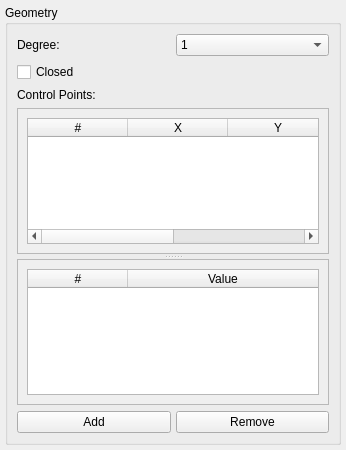
<?xml version="1.0" encoding="UTF-8"?>
<ui version="4.0">
 <class>LC_SplinePropertiesEditingWidget</class>
 <widget class="QWidget" name="LC_SplinePropertiesEditingWidget">
  <property name="geometry">
   <rect>
    <x>0</x>
    <y>0</y>
    <width>346</width>
    <height>450</height>
   </rect>
  </property>
  <property name="windowTitle">
   <string>Spline Properties Editor</string>
  </property>
  <property name="accessibleName">
   <string>Spline Properties Editor</string>
  </property>
  <property name="accessibleDescription">
   <string>Edit properties of a spline entity, including degree, closed state, control points, and knot vector</string>
  </property>
  <layout class="QVBoxLayout" name="verticalLayout">
   <property name="spacing">
    <number>5</number>
   </property>
   <property name="leftMargin">
    <number>5</number>
   </property>
   <property name="topMargin">
    <number>5</number>
   </property>
   <property name="rightMargin">
    <number>5</number>
   </property>
   <property name="bottomMargin">
    <number>5</number>
   </property>
   <item>
    <widget class="QGroupBox" name="groupBoxGeometry">
     <property name="sizePolicy">
      <sizepolicy hsizetype="Expanding" vsizetype="Expanding">
       <horstretch>0</horstretch>
       <verstretch>0</verstretch>
      </sizepolicy>
     </property>
     <property name="title">
      <string>Geometry</string>
     </property>
     <layout class="QVBoxLayout" name="verticalLayoutGeometry">
      <item>
       <layout class="QHBoxLayout" name="horizontalLayoutDegree">
        <item>
         <widget class="QLabel" name="lDegree">
          <property name="sizePolicy">
           <sizepolicy hsizetype="Preferred" vsizetype="Fixed">
            <horstretch>0</horstretch>
            <verstretch>0</verstretch>
           </sizepolicy>
          </property>
          <property name="text">
           <string>Degree:</string>
          </property>
          <property name="wordWrap">
           <bool>false</bool>
          </property>
         </widget>
        </item>
        <item>
         <widget class="QComboBox" name="cbDegree">
          <property name="sizePolicy">
           <sizepolicy hsizetype="Preferred" vsizetype="Fixed">
            <horstretch>0</horstretch>
            <verstretch>0</verstretch>
           </sizepolicy>
          </property>
          <property name="minimumSize">
           <size>
            <width>64</width>
            <height>0</height>
           </size>
          </property>
          <property name="toolTip">
           <string>Degree used to approximate spline</string>
          </property>
          <property name="accessibleName">
           <string>Spline Degree ComboBox</string>
          </property>
          <property name="accessibleDescription">
           <string>Select the degree of the spline curve</string>
          </property>
          <item>
           <property name="text">
            <string notr="true">1</string>
           </property>
          </item>
          <item>
           <property name="text">
            <string notr="true">2</string>
           </property>
          </item>
          <item>
           <property name="text">
            <string notr="true">3</string>
           </property>
          </item>
         </widget>
        </item>
       </layout>
      </item>
      <item>
       <widget class="QCheckBox" name="cbClosed">
        <property name="sizePolicy">
         <sizepolicy hsizetype="Preferred" vsizetype="Fixed">
          <horstretch>0</horstretch>
          <verstretch>0</verstretch>
         </sizepolicy>
        </property>
        <property name="toolTip">
         <string>Defines whether spline forms closed contour</string>
        </property>
        <property name="accessibleName">
         <string>Closed Spline</string>
        </property>
        <property name="accessibleDescription">
         <string>Toggle whether the spline forms a closed contour</string>
        </property>
        <property name="text">
         <string>Closed</string>
        </property>
       </widget>
      </item>
      <item>
       <widget class="QLabel" name="lControlPoints">
        <property name="sizePolicy">
         <sizepolicy hsizetype="Preferred" vsizetype="Fixed">
          <horstretch>0</horstretch>
          <verstretch>0</verstretch>
         </sizepolicy>
        </property>
        <property name="text">
         <string>Control Points:</string>
        </property>
       </widget>
      </item>
      <item>
       <widget class="QSplitter" name="splitterEditor">
        <property name="orientation">
         <enum>Qt::Vertical</enum>
        </property>
        <property name="handleWidth">
         <number>5</number>
        </property>
        <widget class="QScrollArea" name="scrollAreaControlPoints">
         <property name="sizePolicy">
          <sizepolicy hsizetype="Expanding" vsizetype="Expanding">
           <horstretch>0</horstretch>
           <verstretch>1</verstretch>
          </sizepolicy>
         </property>
         <property name="widgetResizable">
          <bool>true</bool>
         </property>
         <property name="horizontalScrollBarPolicy">
          <enum>Qt::ScrollBarAlwaysOff</enum>
         </property>
         <widget class="QWidget" name="scrollAreaWidgetContents">
          <layout class="QVBoxLayout" name="verticalLayoutControlPoints">
           <item>
            <widget class="QTableWidget" name="tableControlPoints">
             <property name="sizePolicy">
              <sizepolicy hsizetype="Expanding" vsizetype="Expanding">
               <horstretch>0</horstretch>
               <verstretch>1</verstretch>
              </sizepolicy>
             </property>
             <property name="toolTip">
              <string>Control points with coordinates and weights</string>
             </property>
             <property name="accessibleName">
              <string>Control Points Table</string>
             </property>
             <property name="accessibleDescription">
              <string>Edit control points coordinates and weights for the spline</string>
             </property>
             <property name="selectionMode">
              <enum>QAbstractItemView::SingleSelection</enum>
             </property>
             <property name="selectionBehavior">
              <enum>QAbstractItemView::SelectRows</enum>
             </property>
             <attribute name="horizontalHeaderStretchLastSection">
              <bool>true</bool>
             </attribute>
             <column>
              <property name="text">
               <string>#</string>
              </property>
              <property name="width">
               <number>30</number>
              </property>
             </column>
             <column>
              <property name="text">
               <string>X</string>
              </property>
              <property name="width">
               <number>80</number>
              </property>
             </column>
             <column>
              <property name="text">
               <string>Y</string>
              </property>
              <property name="width">
               <number>80</number>
              </property>
             </column>
             <column>
              <property name="text">
               <string>Weight</string>
              </property>
              <property name="width">
               <number>80</number>
              </property>
             </column>
            </widget>
           </item>
          </layout>
         </widget>
        </widget>
        <widget class="QScrollArea" name="scrollAreaKnots">
         <property name="sizePolicy">
          <sizepolicy hsizetype="Expanding" vsizetype="Expanding">
           <horstretch>0</horstretch>
           <verstretch>1</verstretch>
          </sizepolicy>
         </property>
         <property name="widgetResizable">
          <bool>true</bool>
         </property>
         <property name="horizontalScrollBarPolicy">
          <enum>Qt::ScrollBarAlwaysOff</enum>
         </property>
         <widget class="QWidget" name="scrollAreaKnotsContents">
          <layout class="QVBoxLayout" name="verticalLayoutKnots">
           <item>
            <widget class="QTableWidget" name="tableKnots">
             <property name="sizePolicy">
              <sizepolicy hsizetype="Expanding" vsizetype="Expanding">
               <horstretch>0</horstretch>
               <verstretch>1</verstretch>
              </sizepolicy>
             </property>
             <property name="toolTip">
              <string>Knot values control the spline’s curve shape (non-decreasing sequence)</string>
             </property>
             <property name="accessibleName">
              <string>Knot Vector Table</string>
             </property>
             <property name="accessibleDescription">
              <string>Edit knot values for the spline (must be non-decreasing)</string>
             </property>
             <attribute name="horizontalHeaderStretchLastSection">
              <bool>true</bool>
             </attribute>
             <column>
              <property name="text">
               <string>#</string>
              </property>
              <property name="width">
               <number>30</number>
              </property>
             </column>
             <column>
              <property name="text">
               <string>Value</string>
              </property>
              <property name="width">
               <number>80</number>
              </property>
             </column>
            </widget>
           </item>
          </layout>
         </widget>
        </widget>
       </widget>
      </item>
      <item>
       <layout class="QHBoxLayout" name="horizontalLayout_cp_buttons">
        <property name="spacing">
         <number>5</number>
        </property>
        <item>
         <widget class="QPushButton" name="btnAddControlPoint">
          <property name="sizePolicy">
           <sizepolicy hsizetype="Preferred" vsizetype="Fixed">
            <horstretch>0</horstretch>
            <verstretch>0</verstretch>
           </sizepolicy>
          </property>
          <property name="text">
           <string>Add</string>
          </property>
          <property name="toolTip">
           <string>Add a new control point to the spline</string>
          </property>
          <property name="accessibleName">
           <string>Add Control Point Button</string>
          </property>
          <property name="accessibleDescription">
           <string>Add a new control point to the spline</string>
          </property>
         </widget>
        </item>
        <item>
         <widget class="QPushButton" name="btnRemoveControlPoint">
          <property name="sizePolicy">
           <sizepolicy hsizetype="Preferred" vsizetype="Fixed">
            <horstretch>0</horstretch>
            <verstretch>0</verstretch>
           </sizepolicy>
          </property>
          <property name="text">
           <string>Remove</string>
          </property>
          <property name="toolTip">
           <string>Remove the selected control point from the spline</string>
          </property>
          <property name="accessibleName">
           <string>Remove Control Point Button</string>
          </property>
          <property name="accessibleDescription">
           <string>Remove the selected control point from the spline</string>
          </property>
         </widget>
        </item>
       </layout>
      </item>
      <item>
       <spacer name="verticalSpacer">
        <property name="orientation">
         <enum>Qt::Vertical</enum>
        </property>
        <property name="sizeType">
         <enum>QSizePolicy::Expanding</enum>
        </property>
        <property name="sizeHint" stdset="0">
         <size>
          <width>20</width>
          <height>40</height>
         </size>
        </property>
       </spacer>
      </item>
     </layout>
    </widget>
   </item>
  </layout>
 </widget>
 <connections>
  <connection>
   <sender>cbClosed</sender>
   <signal>toggled(bool)</signal>
   <receiver>LC_SplinePropertiesEditingWidget</receiver>
   <slot>onClosedToggled(bool)</slot>
  </connection>
  <connection>
   <sender>cbDegree</sender>
   <signal>currentIndexChanged(int)</signal>
   <receiver>LC_SplinePropertiesEditingWidget</receiver>
   <slot>onDegreeIndexChanged(int)</slot>
  </connection>
  <connection>
   <sender>btnAddControlPoint</sender>
   <signal>clicked()</signal>
   <receiver>LC_SplinePropertiesEditingWidget</receiver>
   <slot>onAddControlPoint()</slot>
  </connection>
  <connection>
   <sender>btnRemoveControlPoint</sender>
   <signal>clicked()</signal>
   <receiver>LC_SplinePropertiesEditingWidget</receiver>
   <slot>onRemoveControlPoint()</slot>
  </connection>
 </connections>
</ui>
